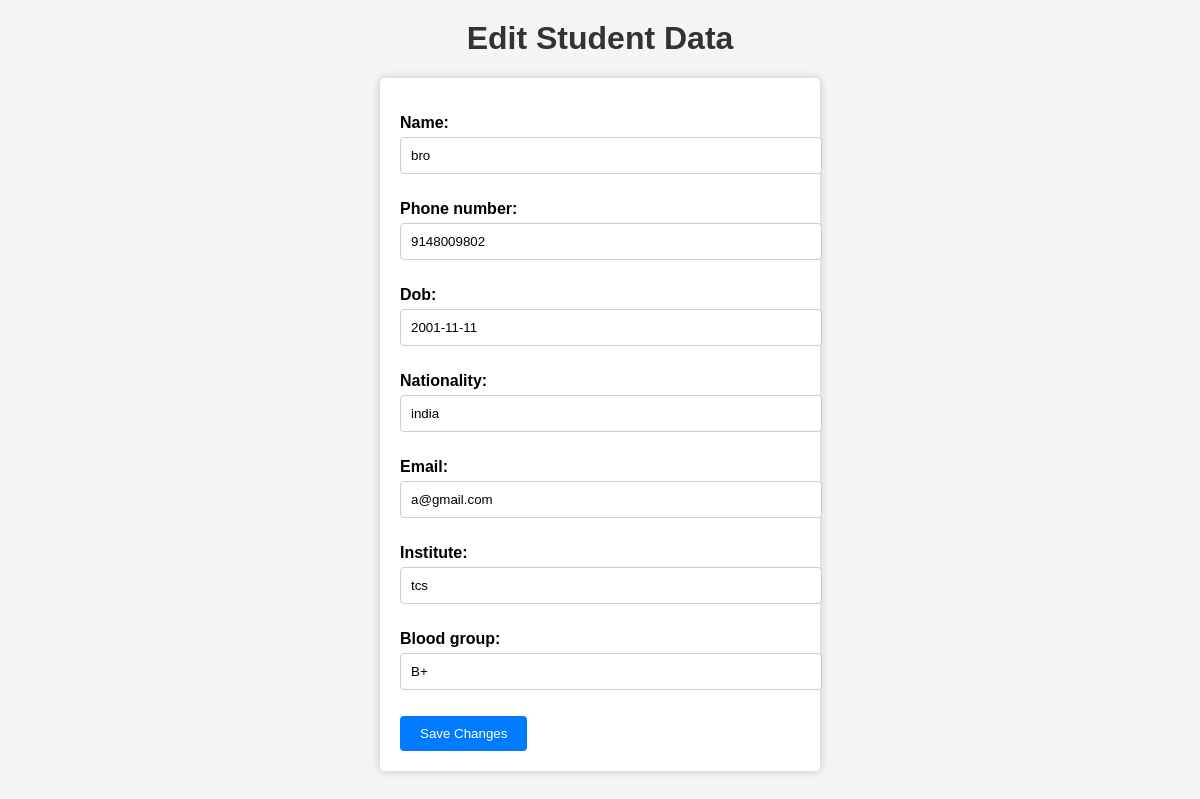
The app's page /edit_student/3/ with its own data.
### myapp/models.py (models this page shows, shortened)
class Studentdetail(models.Model):
    Id = models.CharField(max_length=20, primary_key=True)
    name = models.CharField(max_length=100)
    phone_number = models.CharField(max_length=20)
    dob = models.DateField()
    nationality = models.CharField(max_length=20)
    email = models.EmailField()
    institute = models.CharField(max_length=100)
    blood_group = models.CharField(max_length=10)

### myapp/views.py (the view)
# urls.py: path('edit_student/<int:student_id>/', views.edit_student, name='edit_student'),
def edit_student(request, student_id):
    student = get_object_or_404(Studentdetail, Id=student_id)
    if request.method == 'POST':
        form = StudentdetailForm(request.POST, instance=student)
        if form.is_valid():
            form.save()
            return redirect('Display')
    else:
        form = StudentdetailForm(instance=student)
    return render(request, 'edit_student.html', {'student': student, 'form': form})

### myapp/forms.py
class StudentdetailForm(forms.ModelForm):
    class Meta:
        model = Studentdetail
        fields = ['name', 'phone_number', 'dob', 'nationality', 'email', 'institute', 'blood_group']

### templates/edit_student.html (shortened to what this page needs)
<!DOCTYPE html>
<html>
<head>
</head>
<body>
    <h1>Edit Student Data</h1>
    <form method="post">
        {{ form.as_p }}
        <button type="submit">Save Changes</button>
    </form>
</body>
</html>

### templates/edit_student.html (style rules this page uses)
body { font-family: Arial, sans-serif; background-color: #f5f5f5; }
h1 { text-align: center; color: #333; margin-top: 20px; }
form { max-width: 400px; margin: 0 auto; padding: 20px; background-color: #fff; border-radius: 5px; box-shadow: 0 0 10px rgba(0, 0, 0, 0.2); }
label { display: block; margin-bottom: 5px; font-weight: bold; }
input[type="text"], input[type="email"], input[type="tel"], input[type="date"] { width: 100%; padding: 10px; margin-bottom: 10px; border: 1px solid #ccc; border-radius: 4px; }
button[type="submit"] { background-color: #007BFF; color: #fff; padding: 10px 20px; border: none; border-radius: 4px; cursor: pointer; }

### records on screen
Studentdetail: name "bro", phone_number "9148009802", dob "2001-11-11", nationality "india", email "a@gmail.com", institute "tcs", blood_group "B+"
